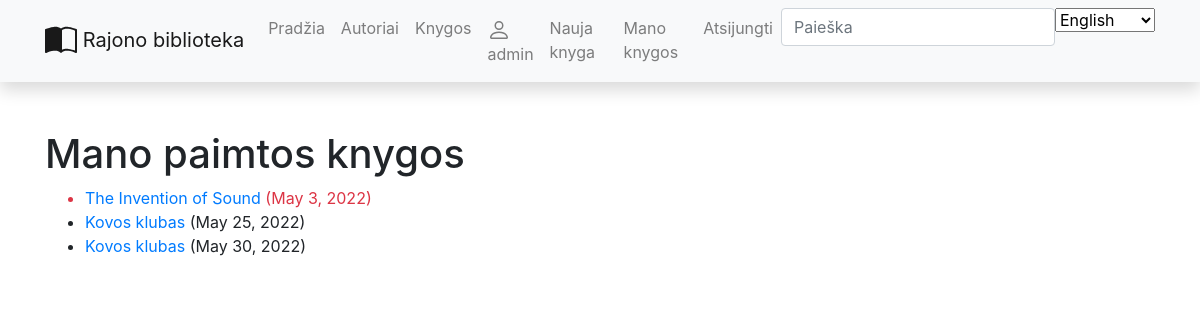
The page /library/user_books/ (signed in) on the database as committed earlier.
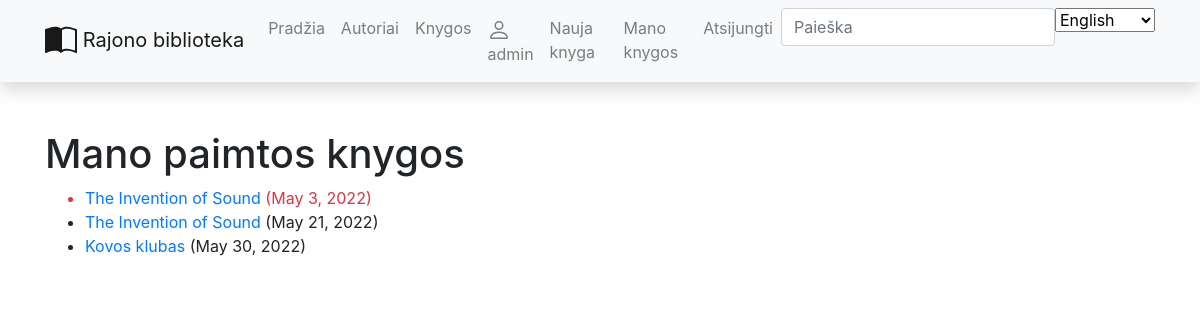
The same page on the database as committed later.
### library/models.py (models this page shows, shortened)
class BookInstance(models.Model):
    uuid = models.UUIDField(default=uuid.uuid4, help_text='Unikalus ID knygos kopijai')
    book = models.ForeignKey('Book', on_delete=models.SET_NULL, null=True)
    due_back = models.DateField('Bus prieinama', null=True, blank=True)
    reader = models.ForeignKey(User, on_delete=models.SET_NULL, null=True, blank=True)
    @property
    def is_overdue(self):
        if self.due_back and date.today() > self.due_back:
            return True
        return False
    LOAN_STATUS = (
        ('a', 'Administruojama'),
        ('p', 'Paimta'),
        ('g', 'Galima paimti'),
        ('r', 'Rezervuota'),
    )
    status = models.CharField(
        max_length=1,
        choices=LOAN_STATUS,
        blank=True,
        default='a',
        help_text='Statusas',
    )
    class Meta:
        ordering = ['due_back']

class Book(models.Model):
    title = models.CharField(_('Title'), max_length=200)
    author = models.ForeignKey('Author', verbose_name=_("Author"), on_delete=models.SET_NULL, null=True, related_name='books')
    summary = models.TextField(_('Summary'), max_length=1000, help_text='Trumpas knygos aprašymas')
    description = HTMLField(_('Description'), null=True)
    isbn = models.CharField('ISBN', max_length=13,
                            help_text='13 Simbolių <a href="https://www.isbn-international.org/content/what-isbn">ISBN kodas</a>')
    genre = models.ManyToManyField(Genre, verbose_name=_("Genre"), help_text='Išrinkite žanrą(us) šiai knygai')
    cover = models.ImageField(_('Cover'), upload_to='covers', null=True)
    def display_genre(self):
        return ', '.join(genre.name for genre in self.genre.all())
    display_genre.short_description = 'Žanras'
    class Meta:
        verbose_name = 'Knyga'
        verbose_name_plural = 'Knygos'

### library/views.py (the view)
# urls.py: path('user_books/', views.UserBookListView.as_view(), name='user_books'),
class UserBookListView(LoginRequiredMixin, generic.ListView):
    model = BookInstance
    template_name = 'user_books.html'
    context_object_name = 'books'
    def get_queryset(self):
        return BookInstance.objects.filter(reader=self.request.user).filter(status__exact='p').order_by('due_back')

### library/templates/user_books.html (shortened to what this page needs)
{% extends "base.html" %}
{% block content %}
    <h1>Mano paimtos knygos</h1>
    {% if books %}
    <ul>
      {% for book in books %}
      <li class="{% if book.is_overdue %}text-danger{% endif %}">
        <a href="{% url 'user_book' book.pk %}">{{book.book.title}}</a> ({{ book.due_back }})
      </li>
      {% endfor %}
    </ul>
    {% else %}
      <p>Šiuo metu iš mūsų nesate paėmę knygų.</p>
    {% endif %}
{% endblock %}

### library/templates/base.html (shortened to what this page needs)
<!DOCTYPE html>
<html lang="en">
<head>
  <link rel="stylesheet" href="https://stackpath.bootstrapcdn.com/bootstrap/4.1.3/css/bootstrap.min.css">
  <link rel="stylesheet" href="https://cdnjs.cloudflare.com/ajax/libs/font-awesome/4.7.0/css/font-awesome.min.css">
  {% load static %}
  <link rel="stylesheet" href="{% static 'css/styles.css' %}">
</head>
<body>
{% load i18n %}
<nav class="navbar navbar-expand-lg navbar-light bg-light static-top mb-5 shadow">
  <div class="container">
    <a class="navbar-brand" href="#">
    Rajono biblioteka</a>
    <div class="collapse navbar-collapse" id="navbarResponsive">
      <ul class="navbar-nav ml-auto">
        <li class="nav-item">
          <a class="nav-link" href="{% url 'index' %}">Pradžia</a>
        </li>
        <li class="nav-item">
          <a class="nav-link" href="{% url 'authors' %}">Autoriai</a>
        </li>
        <li class="nav-item">
          <a class="nav-link" href="{% url 'books' %}">Knygos</a>
        </li>
        {% if user.is_authenticated %}
        <li class="nav-item"><a class="nav-link" href="{% url 'profile' %}">
        {{ user.get_username }}</a></li>
        <li class="nav-item"><a class="nav-link" href="{% url 'user_book_new'%}">Nauja knyga</a></li>
        <li class="nav-item"><a class="nav-link" href="{% url 'user_books'%}">Mano knygos</a></li>
        <li class="nav-item"><a class="nav-link" href="{% url 'logout'%}">Atsijungti</a></li>
      {% else %}
        <li class="nav-item"><a class="nav-link" href="{% url 'login'%}?next={{request.path}}">Prisijungti</a></li>
        <li class="nav-item"><a class="nav-link" href="{% url 'register'%}">Registruotis</a></li>
      {% endif %}
        <li>
            <form action="{% url 'search' %}" method="get" class="form-inline my-2 my-md-0">
            <input name="query" class="form-control" type="text" placeholder="Paieška">
            </form>
        </li>
      {% load i18n %}
      <form action="{% url 'set_language' %}" method="post">
        <select name="language" onchange="this.form.submit()">
          {% get_current_language as LANGUAGE_CODE %}
          {% get_available_languages as LANGUAGES %}
          {% for lang in LANGUAGES %}
          <option value="{{ lang.0 }}" {% if lang.0 == LANGUAGE_CODE %} selected="selected" {% endif %}>
            {{ lang.1 }}
          </option>
          {% endfor %}
        </select>
      </form>
      </ul>
    </div>
  </div>
</nav>
<div class="container">
{% block content %}{% endblock %}
</div>
  </body>
</html>

Rows that differ between the two databases and show on the page:
removed BookInstance: book "Kovos klubas", due_back "May 25, 2022"
added BookInstance: book "The Invention of Sound", due_back "May 21, 2022"
